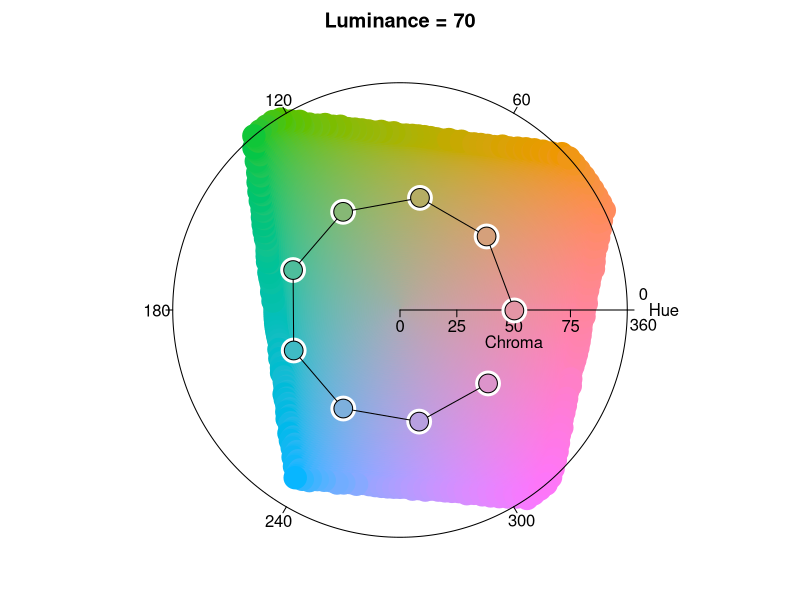
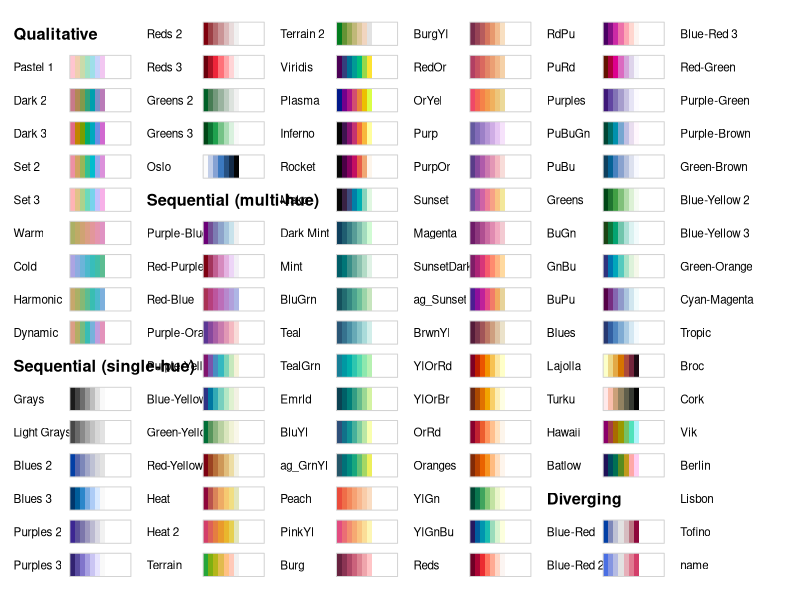

Reproduce these figures in R, in order. (Note: this script raises an error after producing the figures.)
## ---- chunk 1
library("colorspace")
hclplot(qualitative_hcl(9, c = 50, l = 70))
## ---- chunk 2
hcl_palettes(name = c(
  "Pastel 1", "Dark 3", "Harmonic",
  "Blues 3", "Greens 3", "Reds 3",
  "Heat", "Purple-Blue", "Viridis",
  "Blue-Red", "Green-Brown", "Tropic"
), plot = TRUE, n = 7)
## ---- chunk 3
library("ggplot2")
theme_set(theme_minimal())
ggplot(iris, aes(x = Sepal.Length, fill = Species)) + geom_density(alpha = 0.6) + scale_fill_discrete_qualitative()
## ---- chunk 4
par(mar = rep(0, 4))
demoplot(sequential_hcl(99, "Inferno", rev = TRUE), type = "heatmap")
## ---- chunk 5
par(mar = rep(0, 4))
demoplot(deutan(sequential_hcl(99, "Inferno", rev = TRUE)), type = "heatmap")
## ---- chunk 6
par(mar = rep(0, 4))
demoplot(desaturate(sequential_hcl(99, "Inferno", rev = TRUE)), type = "heatmap")
